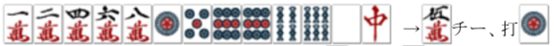
#> input picture Data/images/image_1.jpg, 554 x 46 px
$ python -i utils.py   (imports and definitions only)
#> lines starting #> are read from the running program, lines starting #| are printed output that depends on the picture; after the words box and inside, x2 and y2 are one past the last pixel; in counts of white or black regions, pixels touching at a corner belong together
"""
Utility functions for mahjong hand recognition
"""

import cv2
import numpy as np
from typing import List, Dict, Tuple, Union


# [26 lines left out: function preprocess_image, not called in this run]


def segment_tiles(image: np.ndarray) -> List[np.ndarray]:
    """
    Segment individual tiles from an image containing multiple tiles

    Args:
        image: Input image containing multiple tiles

    Returns:
        List of segmented tile images
    """
    # Convert to grayscale
    gray = cv2.cvtColor(image, cv2.COLOR_RGB2GRAY)
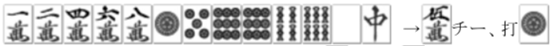
#> gray: shape (46, 554); min 0, max 255, mean 204.8

    # Apply Gaussian blur
    blurred = cv2.GaussianBlur(gray, (5, 5), 0)
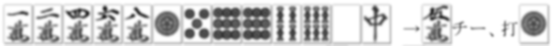
#> blurred: shape (46, 554); min 48, max 255, mean 204.6

    # Apply binary thresholding
    _, thresh = cv2.threshold(blurred, 0, 255, cv2.THRESH_BINARY_INV + cv2.THRESH_OTSU)
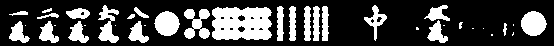
#> thresh: shape (46, 554); 26.4% white; 37 white regions (13 under 20 px)

    # Find contours
    contours, _ = cv2.findContours(thresh, cv2.RETR_EXTERNAL, cv2.CHAIN_APPROX_SIMPLE)
#> contours = 37 contours, 16 with area under 20; largest, box (x1, y1, x2, y2) and area: (212, 7, 272, 40) 1712, (521, 11, 547, 36) 455, (154, 11, 180, 36) 445, (184, 9, 210, 39) 382, (98, 5, 119, 43) 338

    # Filter contours by area
    min_area = 500
    valid_contours = [cnt for cnt in contours if cv2.contourArea(cnt) > min_area]
#> valid_contours = 1 contour; box (x1, y1, x2, y2) and area: (212, 7, 272, 40) 1712

    # Sort contours from left to right
    valid_contours = sorted(valid_contours, key=lambda cnt: cv2.boundingRect(cnt)[0])

    # Extract each tile
    tiles = []
    for cnt in valid_contours:
        x, y, w, h = cv2.boundingRect(cnt)
        tile = image[y:y+h, x:x+w]
        # Resize tile to target size
        tile = cv2.resize(tile, (64, 64))
        tiles.append(tile)
#> this loop made 1 pass
#> (x, y, w, h) on pass 1: (212, 7, 60, 33)
#> pass 1, in segment_tiles, `tile = image[y:y+h, x:x+w]`:
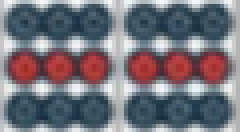
#> tile: shape (33, 60, 3) (shown 4 times larger); mean R, G, B 116.6, 114.4, 123.1
#> pass 1, in segment_tiles, `tile = cv2.resize(tile, (64, 64))`:
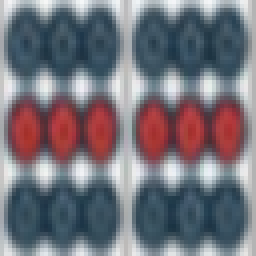
#> tile: shape (64, 64, 3) (shown 4 times larger); mean R, G, B 116.5, 114.3, 123
#> after the loop, tiles = 1 item

    return tiles


# [87 lines left out: functions is_mahjong_image, format_result, not called in this run]

>>> import cv2
>>> picture = cv2.cvtColor(cv2.imread('../../../Data/images/image_1.jpg'), cv2.COLOR_BGR2RGB)
>>> result = segment_tiles(picture)
#> result = 1 item
